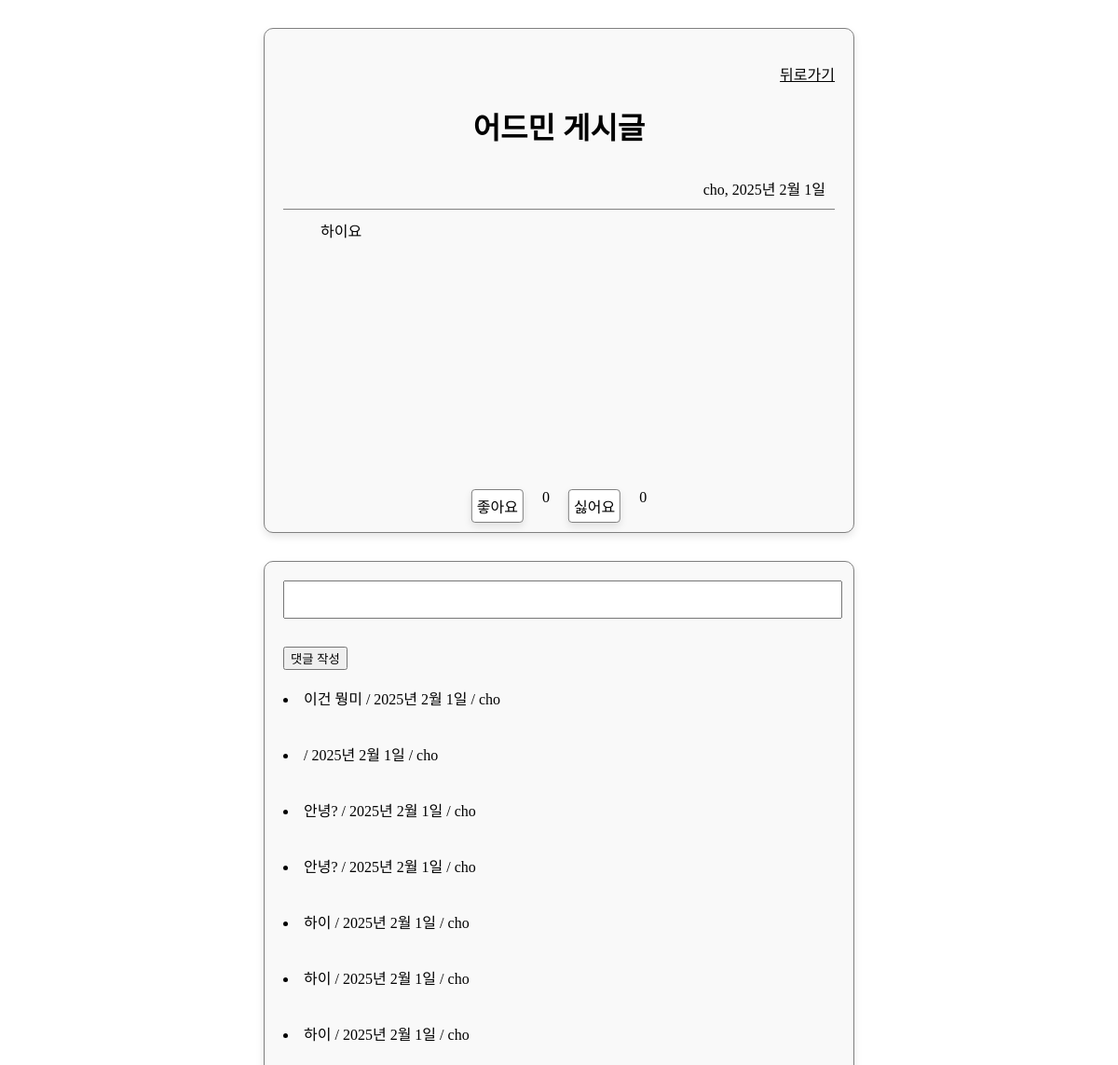
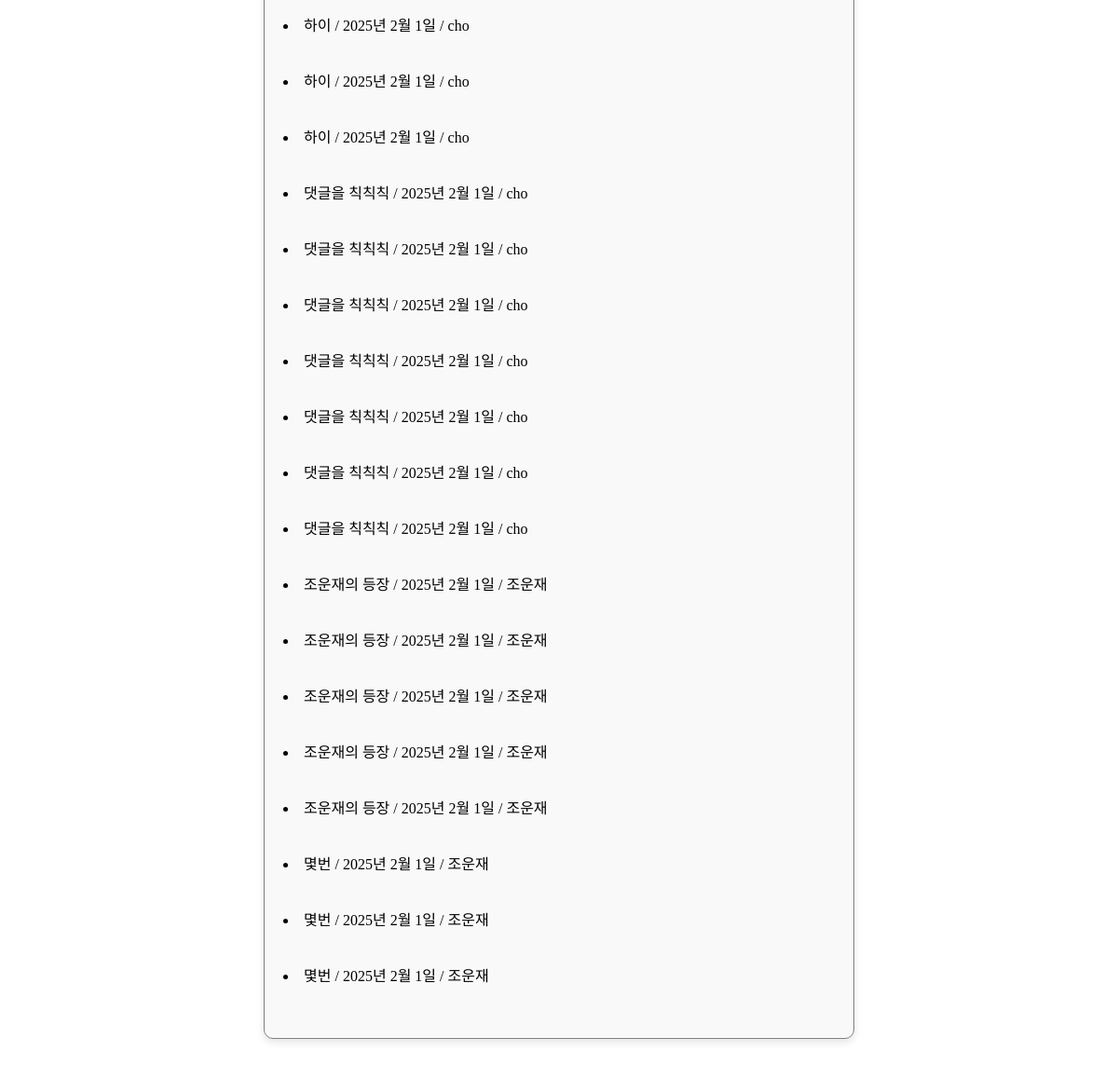
The page /CUJO/1/ (signed in) on the database as committed earlier (2 pictures, top to bottom).
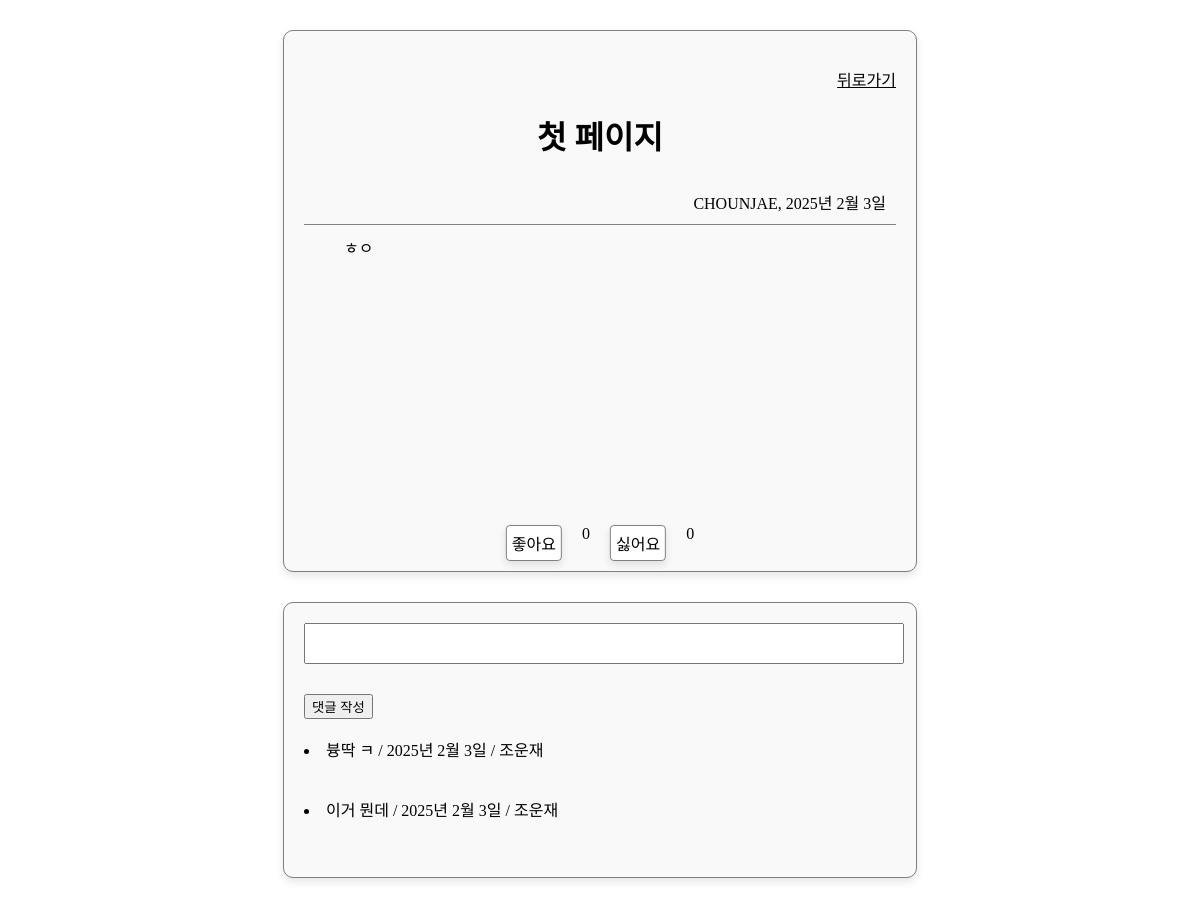
The same page on the database as committed later.
### CUJO/models.py (models this page shows, shortened)
class PostDash(models.Model) :
    title = models.CharField(max_length=50)
    user = models.ForeignKey(settings.AUTH_USER_MODEL, on_delete = models.CASCADE, default=0)
    date = models.DateField(auto_now=True)
    main = models.TextField()
    like_users = models.ManyToManyField(settings.AUTH_USER_MODEL, related_name='like_dash')
    dislike_users = models.ManyToManyField(settings.AUTH_USER_MODEL, related_name='dislike_dash')
    def __str__(self) :
        return self.title

class User(AbstractUser) :
    pass
    def __str__(self) :
        return self.username

class Comment(models.Model) :
    dash = models.ForeignKey('PostDash', on_delete = models.CASCADE, default=0)
    user = models.ForeignKey(settings.AUTH_USER_MODEL, on_delete = models.CASCADE, default=1)
    mains = models.TextField()
    date = models.DateField(auto_now=True)
    like_users = models.ManyToManyField(settings.AUTH_USER_MODEL, related_name='like_da')
    dislike_users = models.ManyToManyField(settings.AUTH_USER_MODEL, related_name='dislike_da')

### CUJO/views.py (the view, shortened to what this page needs)
# urls.py: path('<int:dashboard_id>/', views.dashboard, name='dashboard'),
def dashboard(request, dashboard_id):
    postdash = PostDash.objects.get(pk=dashboard_id)
    context = {"Dashboard": postdash}
    return render(request,'CUJO/content.html',context)

### CUJO/templates/CUJO/content.html (shortened to what this page needs)
<!DOCTYPE html>
<html>
  <head>
  </head>
  <body>
    {%if user.is_authenticated%}
    <div class="box">
      <ol>
        <a href="{%url 'CUJO:index' %}">뒤로가기</a>
      </ol>
      <h1>{{Dashboard}}</h1>
      <div class="intro">{{Dashboard.user}}, {{Dashboard.date}}</div>
      <div class="mains">{{Dashboard.main}}</div>
      <div class="likenum">
        <a href ="{%url 'CUJO:likes' Dashboard.id%}" class ='buttons'>좋아요 </a>
        {{ Dashboard.like_users.all|length }}
        <a href ="{%url 'CUJO:dislikes' Dashboard.id%}" class ='buttons'>싫어요</a>
        {{ Dashboard.dislike_users.all|length }}
      </div>
    </div>
    <div class="commentbox">
      <form action="" method="post">
        <input name="mains" type="text" class="title" />
        <input type="submit" value="댓글 작성" class="button" />
      </form>
      <br>
      {% for choice in Dashboard.comment_set.all %}
      <li class ='comment'>{{choice.mains}} / {{choice.date}} / {{choice.user}}</li> <br><br>
      {%endfor%}
      {%else %}
      <div class="box">
        <h1>{{Dashboard}}</h1>
        <div class="intro">{{Dashboard.user}}, {{Dashboard.date}}</div>
        <div class="mains">{{Dashboard.main}}</div>
        <div class="likenum">
    {%endif%}
  </body>
</html>

### CUJO/templates/CUJO/content.html (style rules this page uses)
a { color : black; }
.buttons { text-decoration:none ; padding : 5px; color : black; background : white ; border : gray solid 1px; box-shadow: 0 4px 8px rgba(0, 0, 0, 0.1); border-radius: 4px; }
ol { list-style :none; text-align:right; }
h1 { text-align: center; }
.box { position: relative; display: block; width: 50%; height: 500px; margin: 30px auto; border: solid gray 1px; padding: 20px; box-shadow: 0 4px 8px rgba(0, 0, 0, 0.1); background-color: #f9f9f9; border-radius: 10px; }
.intro { text-align: right; border-bottom: solid gray 1px; padding: 10px; margin-bottom: 10px; }
.mains { display: block; margin-left: 40px; }
.likenum { display: flex; justify-content: center; gap: 20px; position: absolute; bottom: 10px; left: 50%; transform: translateX(-50%); }
.title { width: 100%; height: 35px; margin-bottom: 30px; }
.commentbox { position: relative; display: block; width: 50%; margin: 30px auto; border: solid gray 1px; padding: 20px; box-shadow: 0 4px 8px rgba(0, 0, 0, 0.1); background-color: #f9f9f9; border-radius: 10px; }
.button { text-align :right; }
.comment { text-align :left; margin-left; }

Rows that differ between the two databases and show on the page:
removed Comment: mains "이건 뭥미", date "2025년 2월 1일", user "cho"
removed Comment: mains "안녕?", date "2025년 2월 1일", user "cho"
removed Comment: mains "안녕?", date "2025년 2월 1일", user "cho"
removed Comment: mains "하이", date "2025년 2월 1일", user "cho"
removed Comment: mains "하이", date "2025년 2월 1일", user "cho"
removed Comment: mains "하이", date "2025년 2월 1일", user "cho"
removed Comment: mains "하이", date "2025년 2월 1일", user "cho"
removed Comment: mains "하이", date "2025년 2월 1일", user "cho"
removed Comment: mains "하이", date "2025년 2월 1일", user "cho"
removed Comment: mains "댓글을 칙칙칙", date "2025년 2월 1일", user "cho"
removed Comment: mains "댓글을 칙칙칙", date "2025년 2월 1일", user "cho"
removed Comment: mains "댓글을 칙칙칙", date "2025년 2월 1일", user "cho"
removed Comment: mains "댓글을 칙칙칙", date "2025년 2월 1일", user "cho"
removed Comment: mains "댓글을 칙칙칙", date "2025년 2월 1일", user "cho"
removed Comment: mains "댓글을 칙칙칙", date "2025년 2월 1일", user "cho"
removed Comment: mains "댓글을 칙칙칙", date "2025년 2월 1일", user "cho"
removed Comment: mains "조운재의 등장", date "2025년 2월 1일", user "조운재"
removed Comment: mains "조운재의 등장", date "2025년 2월 1일", user "조운재"
removed Comment: mains "조운재의 등장", date "2025년 2월 1일", user "조운재"
removed Comment: mains "조운재의 등장", date "2025년 2월 1일", user "조운재"
removed Comment: mains "조운재의 등장", date "2025년 2월 1일", user "조운재"
removed Comment: mains "몇번", date "2025년 2월 1일", user "조운재"
removed Comment: mains "몇번", date "2025년 2월 1일", user "조운재"
removed Comment: mains "몇번", date "2025년 2월 1일", user "조운재"
changed PostDash: title "어드민 게시글" → "첫 페이지"; user "cho" → "CHOUNJAE"; date "2025년 2월 1일" → "2025년 2월 3일"; main "하이요" → "ㅎㅇ"
added Comment: mains "븅딱 ㅋ", date "2025년 2월 3일", user "조운재"
changed Comment (number 2 of 2 on the later page): mains (not shown) → "이거 뭔데"; date "2025년 2월 1일" → "2025년 2월 3일"; user "cho" → "조운재"
